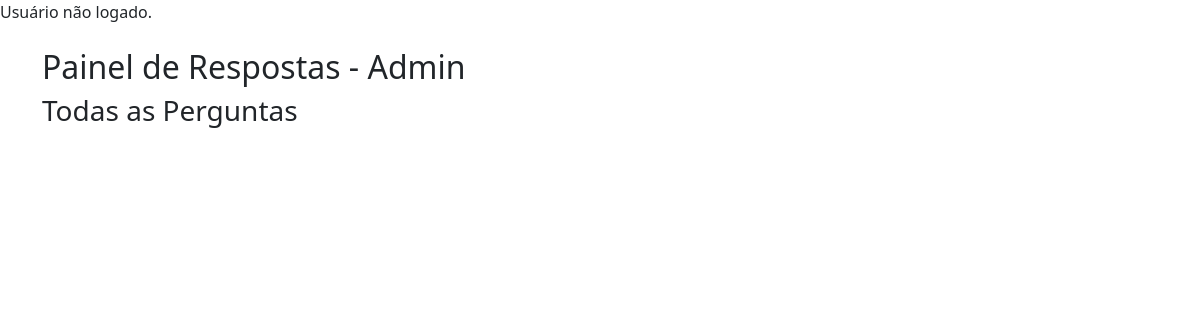
Page /pages-admin/fale-conosco/fale-conosco-adm.php on the earlier database version.
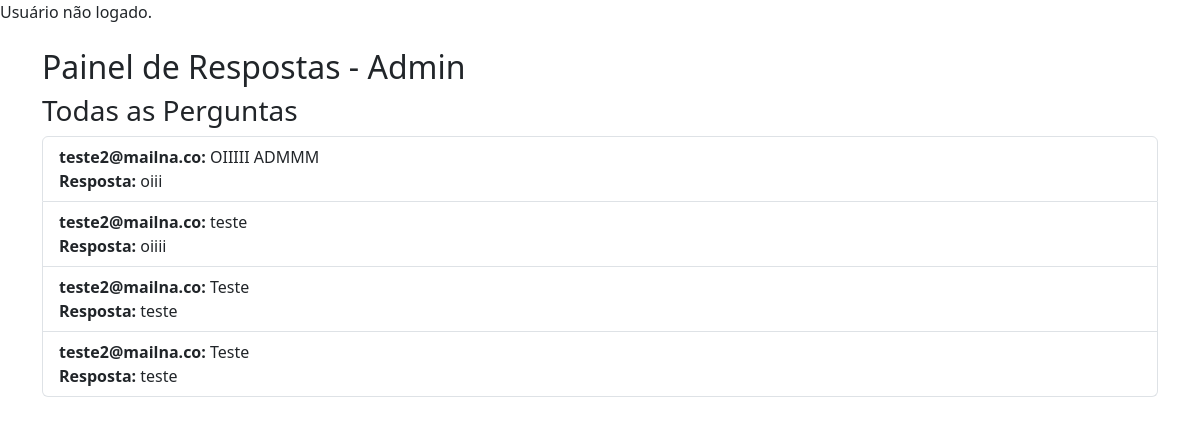
Same page on the later database version.
### tables this page shows
CREATE TABLE IF NOT EXISTS `questions` (
  `id` int NOT NULL AUTO_INCREMENT,
  `user_id` int NOT NULL,
  `question` text NOT NULL,
  `answer` text,
  `created_at` timestamp NULL DEFAULT CURRENT_TIMESTAMP,
  PRIMARY KEY (`id`),
  KEY `user_id` (`user_id`)
);

CREATE TABLE IF NOT EXISTS `usuarios` (
  `id` int NOT NULL AUTO_INCREMENT,
  `email` varchar(250) NOT NULL,
  `senha` varchar(255) NOT NULL,
  `cpf` varchar(11) NOT NULL,
  `telefone` varchar(15) NOT NULL,
  `token_recuperacao` varchar(255) DEFAULT NULL,
  `token_expira` datetime DEFAULT NULL,
  `role_id` int NOT NULL DEFAULT '3',
  `cep` varchar(10) DEFAULT NULL,
  `rua` varchar(255) DEFAULT NULL,
  `bairro` varchar(100) DEFAULT NULL,
  `cidade` varchar(100) DEFAULT NULL,
  `estado` varchar(2) DEFAULT NULL,
  PRIMARY KEY (`id`),
  UNIQUE KEY `cpf` (`cpf`),
  UNIQUE KEY `email` (`email`),
  UNIQUE KEY `telefone` (`telefone`)
);

### pages-admin/fale-conosco/fale-conosco-adm.php (the view, shortened to what this page needs)
<?php
include(__DIR__ . '/../../Controller/Conect/conecao.php');
$stmt = $pdo->prepare("SELECT q.*, u.email FROM questions q JOIN usuarios u ON q.user_id = u.id ORDER BY q.created_at DESC");
$stmt->execute();
$questions = $stmt->fetchAll(PDO::FETCH_ASSOC);
?>
<!DOCTYPE html>
<html>
<head>
    <link rel="stylesheet" href="https://cdn.jsdelivr.net/npm/bootstrap@5.3.3/dist/css/bootstrap.min.css">
</head>
<body>
<div class="container mt-4">
    <h2>Painel de Respostas - Admin</h2>
    <h3>Todas as Perguntas</h3>
    <ul class="list-group">
    <?php foreach ($questions as $q) { ?>
        <li class="list-group-item">
            <strong><?php echo isset($q['email']) ? htmlspecialchars($q['email']) : 'Usuário desconhecido'; ?>:</strong>
            <?php echo htmlspecialchars($q['question']); ?><br>
            <?php if ($q['answer']) { ?>
                <strong>Resposta:</strong> <?php echo htmlspecialchars($q['answer']); ?>
            <?php } else { ?>
                <button class="btn btn-sm btn-primary mt-2" data-bs-toggle="modal" data-bs-target="#answerModal" data-id="<?php echo $q['id']; ?>">Responder</button>
            <?php } ?>
        </li>
    <?php } ?>
</ul>
</div>
</body>
</html>

Differences in the rows shown:
added questions: user.email "teste2@mailna.co", question "OIIIII ADMMM", answer "oiii"
added questions: user.email "teste2@mailna.co", question "teste", answer "oiiii"
added questions: user.email "teste2@mailna.co", question "Teste", answer "teste"
added questions: user.email "teste2@mailna.co", question "Teste", answer "teste"
